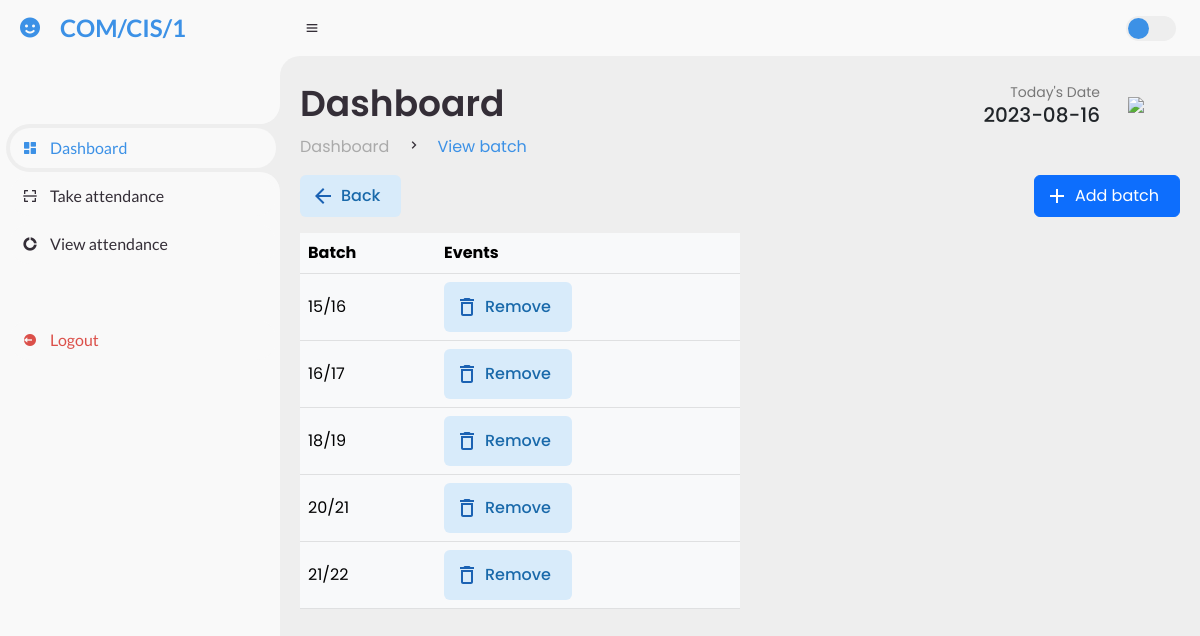
/src/pages/Admin/viewBatch.php (signed in), run on an earlier commit of the app's database.
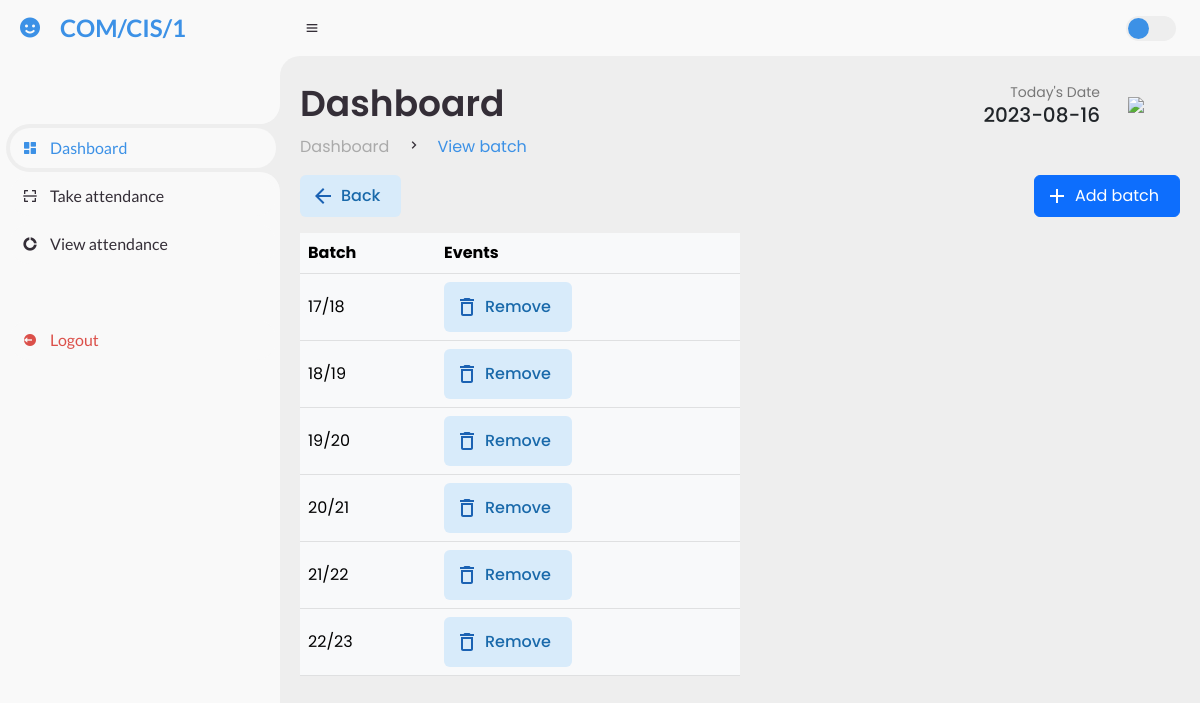
And on a later commit of the database.
### tables this page shows
CREATE TABLE `batch` (
  `batch` varchar(5) NOT NULL
);

### src/pages/Admin/viewBatch.php (the view, shortened to what this page needs)
<?php
  include_once '../../../database.php';
  include BASE_DIR . 'header.php';
?>
<div class="mb-3 action-bar"style="
  disay:flex;
  flex-direction:row;
  align-items:center;
  justify-content:space-between;
">
  <div>
    <a href="/UniversityAttendanceSystem/src/pages/Admin/admin.php" class="btn button-icon btn-primary-soft btn-icon-back" >
      Back
    </a>
  </div>
  <div>
    <button type="button" class="btn btn-primary button-icon" data-bs-toggle="modal" data-bs-target="#addBatch" style="margin-left:25px;background-image: url('../../Assets/images/icons/add.svg');">
    Add batch</button>
  </div>
</div>
<div class="session-table">
    <table class="table table-light table-hover" id="session_table" style="width:50%">
            <thead>
            <tr>
                <th scope="col">Batch</th>
                <th scope="col">Events</th>
            </tr>
            </thead>
            <tbody>
            <?php
                try{
                $sql = "SELECT * FROM batch";
                $result = mysqli_query($connect,$sql);
                while($row=$result->fetch_assoc()){
            ?>
                <tr>
                    <td><?php echo $row['batch'] ?></td>
                    <td>
                    <a
                        href="removeBatch.php?batch=<?php echo $row['batch'] ?>"
                        type="button"
                        class="btn btn-primary-soft button-icon btn-icon-remove"
                        style="padding-top: 12px;padding-bottom: 12px;"
                    >
                        Remove
                    </a>
                    </td>
                </tr>
            <?php
                }
                } catch (mysqli_sql_exception $e) {
                header("Location:takeAttendance.php?showModal=true&status=unsuccess&message=Database connection error");
                }
            ?>
            </tbody>
    </table>
</div>
<?php
  include  BASE_DIR . 'footertop.php';
?>
<?php
  include  BASE_DIR . 'footer.php';
?>

What changed in the data, as far as the page shows it:
removed batch: batch "15/16"
removed batch: batch "16/17"
added batch: batch "17/18"
added batch: batch "19/20"
added batch: batch "22/23"
